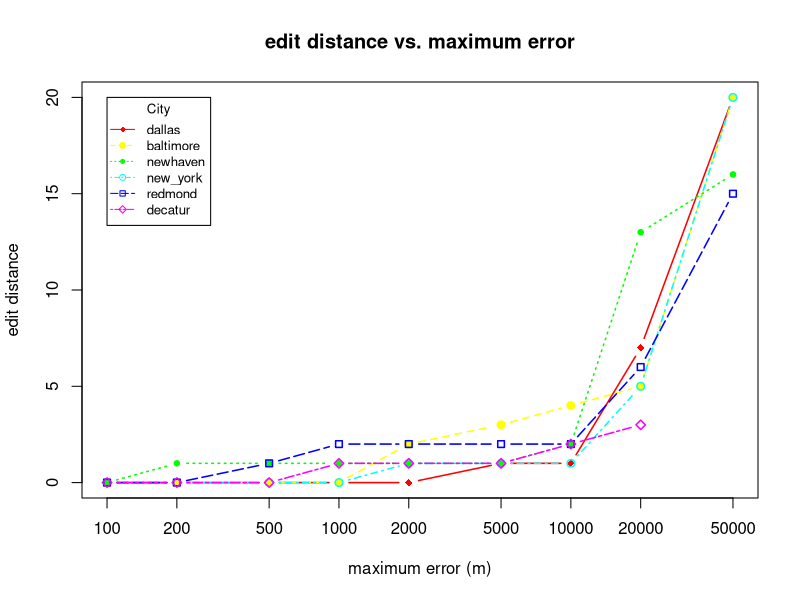

R code for this plot:
# Create Line Chart

jpeg("./../restaurant_finder/medians_across_city_si_20.jpg")

# convert factor to numeric for convenience 
Medians <- read.csv("./../restaurant_finder/medians_across_city_si_20.csv")
nlocations <- length(unique(Medians$location))
locations <- unique(Medians$location)

# get the range for the x and y axis 
xrange <- range(Medians$skew)
yrange <- range(Medians$distortion)

# set up the plot 
plot(xrange, yrange, type="n", xlab="maximum error (m)", log="x",
  	      ylab="edit distance") 
colors <- rainbow(nlocations)
linetype <- c(1:nlocations) 
plotchar <- seq(18,18+nlocations,1)

# add lines 
for (i in 1:nlocations) { 
  city <- subset(Medians, location==locations[i])
  lines(sort(city$skew), sort(city$distortion), type="b", lwd=1.5,
    lty=linetype[i], col=colors[i], pch=plotchar[i])
} 

# add a title and subtitle 
title("edit distance vs. maximum error")

# add a legend 
legend(xrange[1], yrange[2], locations, cex=0.8, col=colors,
  		   pch=plotchar, lty=linetype, title="City")

dev.off()
